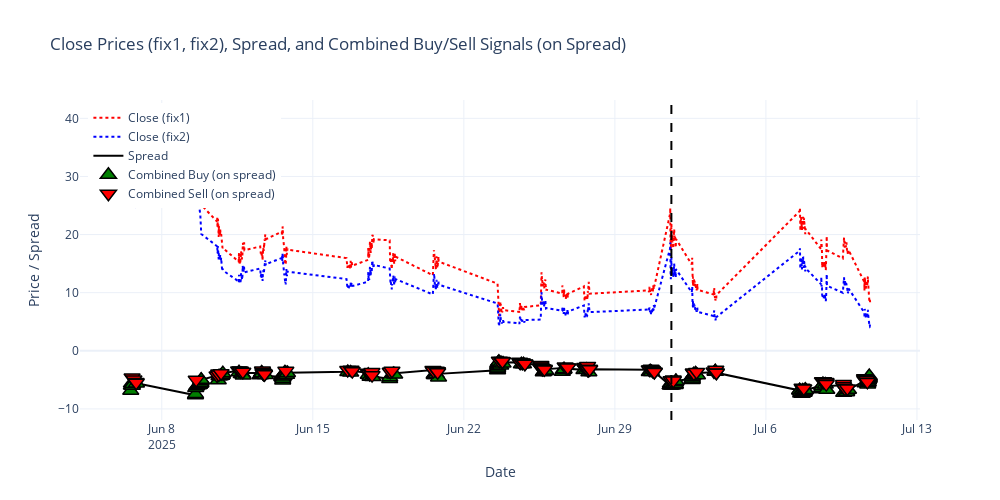

Notebook code cell kept with this figure:
### Code cell
import plotly.graph_objects as go

fig = go.Figure()

# Close price from datafix (main)
fig.add_trace(go.Scatter(
    x=datafix.index, y=datafix["Close"],
    mode='lines', name='Close (fix1)', line=dict(color='red', dash='dot', width=2)
))

# Close price from datafix2
fig.add_trace(go.Scatter(
    x=datafix2.index, y=datafix2["Close"],
    mode='lines', name='Close (fix2)', line=dict(color='blue', width=2, dash='dot')
))

# Spread (from datafix)
fig.add_trace(go.Scatter(
    x=datafix.index, y=datafix["spread"],
    mode='lines', name='Spread', line=dict(color='black', width=2)
))

# Combined buy signals (green upward triangle) ON SPREAD
buy_signals = datafix[datafix["Combined_Signal"] == "buy"]
fig.add_trace(go.Scatter(
    x=buy_signals.index, y=buy_signals["spread"],
    mode='markers', name='Combined Buy (on spread)',
    marker=dict(symbol='triangle-up', color='green', size=14, line=dict(color='black', width=1.5))
))

# Combined sell signals (red downward triangle) ON SPREAD
sell_signals = datafix[datafix["Combined_Signal"] == "sell"]
fig.add_trace(go.Scatter(
    x=sell_signals.index, y=sell_signals["spread"],
    mode='markers', name='Combined Sell (on spread)',
    marker=dict(symbol='triangle-down', color='red', size=14, line=dict(color='black', width=1.5))
))

# Draw prediction start line
split_idx_bar = int(len(datafix) * 0.7)
split_date_bar = datafix.index[split_idx_bar]
fig.add_vline(x=split_date_bar, line=dict(color='black', dash='dash', width=2))

# Layout settings
fig.update_layout(
    title="Close Prices (fix1, fix2), Spread, and Combined Buy/Sell Signals (on Spread)",
    xaxis_title="Date",
    yaxis_title="Price / Spread",
    legend=dict(x=0.01, y=0.99),
    hovermode='x unified',
    template='plotly_white',
    width=1000,
    height=500
)

fig.show()

### Figure 1 — Plotly figure (JSON) as saved in the notebook; plotly's stock layout.template omitted (floating-point values rounded to 4 significant figures; data arrays with more than 128 entries replaced by an {"elided": "..."} marker saying what was removed)
{"data": [{"line": {"color": "red", "dash": "dot", "width": 2}, "mode": "lines", "name": "Close (fix1)", "type": "scatter", "x": {"elided": "1559 str values"}, "y": {"elided": "1559 float values"}}, {"line": {"color": "blue", "dash": "dot", "width": 2}, "mode": "lines", "name": "Close (fix2)", "type": "scatter", "x": {"elided": "1559 str values"}, "y": {"elided": "1559 float values"}}, {"line": {"color": "black", "width": 2}, "mode": "lines", "name": "Spread", "type": "scatter", "x": {"elided": "1559 str values"}, "y": {"elided": "1559 float values"}}, {"marker": {"color": "green", "line": {"color": "black", "width": 1.5}, "size": 14, "symbol": "triangle-up"}, "mode": "markers", "name": "Combined Buy (on spread)", "type": "scatter", "x": {"elided": "161 str values"}, "y": {"elided": "161 float values"}}, {"marker": {"color": "red", "line": {"color": "black", "width": 1.5}, "size": 14, "symbol": "triangle-down"}, "mode": "markers", "name": "Combined Sell (on spread)", "type": "scatter", "x": ["2025-06-06 15:00:00", "2025-06-06 17:00:00", "2025-06-06 19:25:00", "2025-06-06 19:35:00", "2025-06-09 14:20:00", "2025-06-10 13:30:00", "2025-06-10 15:20:00", "2025-06-10 15:25:00", "2025-06-10 18:00:00", "2025-06-11 13:30:00", "2025-06-11 15:15:00", "2025-06-11 15:45:00", "2025-06-11 18:10:00", "2025-06-12 16:00:00", "2025-06-12 16:25:00", "2025-06-12 16:50:00", "2025-06-12 16:55:00", "2025-06-12 17:25:00", "2025-06-12 17:50:00", "2025-06-12 18:00:00", "2025-06-12 18:05:00", "2025-06-12 18:20:00", "2025-06-13 18:00:00", "2025-06-16 14:50:00", "2025-06-16 18:30:00", "2025-06-16 19:55:00", "2025-06-17 13:30:00", "2025-06-17 15:15:00", "2025-06-17 15:25:00", "2025-06-17 17:45:00", "2025-06-17 17:55:00", "2025-06-18 14:05:00", "2025-06-18 16:00:00", "2025-06-20 13:35:00", "2025-06-20 14:20:00", "2025-06-20 17:25:00", "2025-06-20 18:45:00", "2025-06-20 18:50:00", "2025-06-23 15:30:00", "2025-06-23 18:20:00", "2025-06-23 18:30:00", "2025-06-23 18:35:00", "2025-06-23 18:55:00", "2025-06-24 13:55:00", "2025-06-24 14:40:00", "2025-06-24 16:55:00", "2025-06-24 17:05:00", "2025-06-24 19:50:00", "2025-06-24 19:55:00", "2025-06-25 13:30:00", "2025-06-25 13:40:00", "2025-06-25 13:45:00", "2025-06-25 13:50:00", "2025-06-25 13:55:00", "2025-06-25 14:00:00", "2025-06-25 15:45:00", "2025-06-25 15:50:00", "2025-06-25 17:25:00", "2025-06-25 17:35:00", "2025-06-26 16:40:00", "2025-06-26 18:05:00", "2025-06-26 19:30:00", "2025-06-26 19:35:00", "2025-06-27 14:20:00", "2025-06-27 14:40:00", "2025-06-27 14:45:00", "2025-06-27 15:15:00", "2025-06-27 16:25:00", "2025-06-27 17:40:00", "2025-06-27 17:45:00", "2025-06-27 18:10:00", "2025-06-27 18:20:00", "2025-06-27 19:45:00", "2025-06-27 19:50:00", "2025-06-27 19:55:00", "2025-06-30 14:10:00", "2025-06-30 15:00:00", "2025-06-30 16:15:00", "2025-06-30 17:15:00", "2025-06-30 18:00:00", "2025-06-30 18:15:00", "2025-06-30 19:50:00", "2025-06-30 19:55:00", "2025-07-01 14:30:00", "2025-07-01 16:50:00", "2025-07-01 17:00:00", "2025-07-02 15:10:00", "2025-07-02 15:55:00", "2025-07-02 18:50:00", "2025-07-03 14:15:00", "2025-07-03 16:15:00", "2025-07-03 16:50:00", "2025-07-03 16:55:00", "2025-07-07 16:10:00", "2025-07-07 16:50:00", "2025-07-07 18:05:00", "2025-07-08 14:50:00", "2025-07-08 16:05:00", "2025-07-08 16:25:00", "2025-07-08 18:35:00", "2025-07-08 18:55:00", "2025-07-08 19:05:00", "2025-07-09 14:15:00", "2025-07-09 14:20:00", "2025-07-09 15:20:00", "2025-07-09 15:40:00", "2025-07-09 16:00:00", "2025-07-09 18:35:00", "2025-07-10 13:35:00", "2025-07-10 13:50:00", "2025-07-10 15:05:00", "2025-07-10 16:05:00", "2025-07-10 16:50:00"], "y": [-4.6, -4.95, -5.39, -5.5, -5.0, -4.25, -3.9, -4.09, -3.85, -3.39, -3.38, -3.53, -3.6, -3.39, -3.67, -3.85, -3.91, -3.93, -3.94, -4, -3.95, -4.03, -3.45, -3.31, -3.27, -3.5, -3.77, -3.92, -3.98, -3.67, -4.19, -3.6, -3.44, -3.3, -3.48, -3.45, -3.52, -3.68, -1.73, -1.75, -1.8, -1.83, -1.84, -1.87, -2.05, -2, -2.05, -2.19, -2.25, -2.45, -2.47, -2.69, -2.96, -2.87, -3.06, -3.05, -3.14, -3.1, -3.2, -2.72, -2.9, -2.9, -2.89, -2.81, -2.95, -3.01, -3.02, -2.95, -2.6, -3.24, -3.26, -3.32, -3.13, -3.15, -3.18, -3.2, -3.25, -3.1, -3.26, -3.4, -3.43, -3.6, -3.65, -5.07, -4.95, -5.13, -3.73, -3.9, -3.64, -3.56, -3.25, -3.73, -3.79, -6.38, -6.51, -6.48, -5.25, -5.25, -5.37, -5.36, -5.47, -5.73, -5.73, -6.1, -6.4, -6.46, -6.54, -6.5, -4.72, -5.01, -4.8, -5.08, -5.35]}], "layout": {"height": 500, "hovermode": "x unified", "legend": {"x": 0.01, "y": 0.99}, "shapes": [{"line": {"color": "black", "dash": "dash", "width": 2}, "type": "line", "x0": "2025-07-01 14:50:00", "x1": "2025-07-01 14:50:00", "xref": "x", "y0": 0, "y1": 1, "yref": "y domain"}], "title": {"text": "Close Prices (fix1, fix2), Spread, and Combined Buy/Sell Signals (on Spread)"}, "width": 1000, "xaxis": {"title": {"text": "Date"}}, "yaxis": {"title": {"text": "Price / Spread"}}}}
